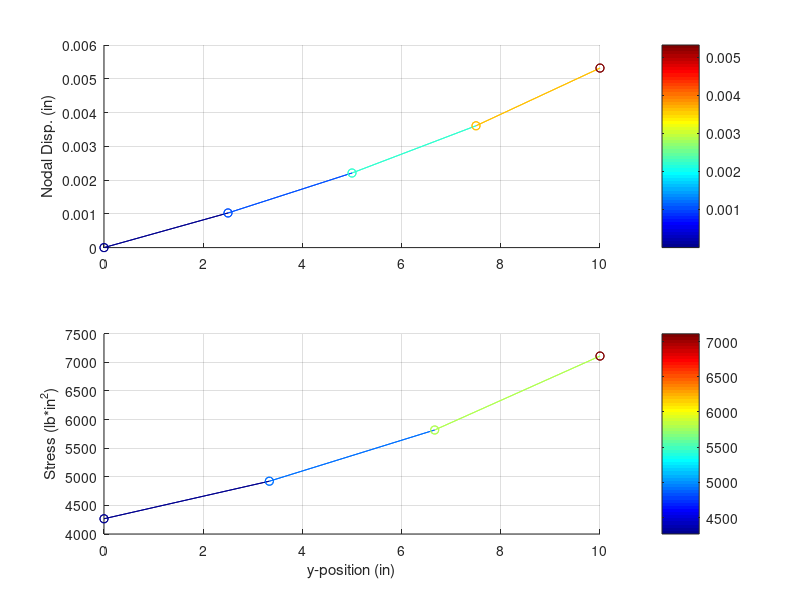

Source code (MATLAB):
function FEM_1D_TUT
    close all; clc;
    
    %% Define No. of elements/nodes
    element.N = 4; % No. of elements
    node.N = element.N + 1; % No. of nodes

    %% Given constants
    LMAX = 10; % Total length in y-dir (in)
    w = [2, 1]; % Element widths @ x = [0, LMAX] (in)
    E = 10.4e6; % Young's modulus (lb*in^-2)
    t = 0.125; % Thickness (in)

    gbl.y = linspace(0, LMAX, node.N); % Global position 0<= gbl.y <= L
    element.L = max(gbl.y)/element.N; % Element lengths
    Func.Shape = polyfit([0, LMAX], w, 1); % Linear fit of cross-sec area (coefficients)
    element.Area = polyval(Func.Shape, gbl.y).*t; % A(y) -- (in^2)
    element.Abar = (element.Area(1:end-1) + element.Area(2:end))./2; % Mean cross-sec. area (in^2)
    element.Modulus = ones(1,element.N).*E; % Element Modulus of Elasticity (lb*in^-2)
    element.k = element.Modulus.*element.Abar./element.L; % Element effective stiffness (lb*in^-1)

    %% Build stiffness matrix [K]
    K = diag(-element.k, 1) + ...
        diag([element.k(1), element.k(1:end-1) + element.k(2:end), element.k(end)], 0) + ...
        diag(-element.k, -1);

    %% Apply boundary conditions and forces
    % boundary conditions
    K(1,1) = 1; K(1,2) = 0;
    % forces
    node.F_ext = zeros(node.N, 1);
    node.F_ext(end) = 1000; % Force on last node (lb)
    %node.F_ext(floor(node.N/2)) = -10000; % Can add extra external forces
    
    %% Calculate nodal displacement and elemental stresses
    node.disp = K\node.F_ext;
    element.stress = element.Modulus'.*diff(node.disp)./element.L;
    
    %% Print/plot nodal results
    sep = [repmat('-', 1, 40), '\n']; % Decorative separator
    fprintf(sep); disp('Nodal Displacements');
    fprintf(sep); fprintf(' Node\t\t Disp. (in)');
    node.tbl = zeros(1, 2*node.N); 
    node.tbl(1:2:end) = 1:node.N; node.tbl(2:2:end) = node.disp;
    fprintf(repmat('\n (%d)\t\t %2.6e\n', 1, node.N), node.tbl); fprintf('\n\n');
   
    figure, 
    subplot(2,1,1), plotCMAP([gbl.y', node.disp, node.disp]); grid on;
    %set(gca, 'xticklabel', ''); % Turn off x-axis tick labels
    ylabel('Nodal Disp. (in)');
    
    %% Print/plot elemental stresses
    sep = [repmat('-', 1, 40), '\n']; % Decorative separator
    fprintf(sep); disp('Element Stress mean(A) (pg. 18-19)');
    fprintf(sep); fprintf(' Element\t Stress (lb*in^-2)');
    element.tbl = zeros(1, 2*element.N); 
    element.tbl(1:2:end) = 1:element.N; element.tbl(2:2:end) = element.stress;
    fprintf(repmat('\n (%d)\t\t %2.6e\n', 1, element.N), element.tbl); fprintf('\n\n');
    
    subplot(2,1,2), 
    plotCMAP([linspace(0,element.L*element.N, element.N)', element.stress, element.stress]); 
    grid on; xlabel('y-position (in)'); ylabel('Stress (lb*in^2)');
    
    function plotCMAP(data)

        x = data(:,1) ; %// extract "X" column
        y = data(:,2) ; %// same for "Y"
        c = data(:,3) ; %// extract color index for the custom colormap

        %% // Prepare matrix data
        xx = [x x];           %// create a 2D matrix based on "X" column
        yy = [y y];           %// same for Y
        zz = zeros(size(xx)); %// everything in the Z=0 plane
        cc = [c c] ;         %// matrix for "CData"

        %// draw the surface (actually a line)
        hs = surf(xx,yy,zz,cc,'EdgeColor','interp','FaceColor','none','Marker','o') ;

        colormap('jet') ;     %// assign the colormap
        shading flat                    %// so each line segment has a plain color
        view(2) %// view(0,90)          %// set view in X-Y plane
        colorbar